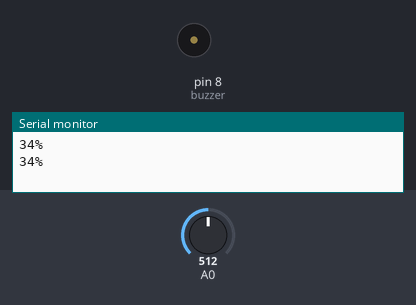
This sketch was run on a simulated Arduino Uno, built with avr-gcc and run on an emulated ATmega328P. On the bench: buzzer (waves = sounding), the last lines printed to the serial monitor. The test bench sets the inputs (shaded band); at power-on: A0 = 512.

Above: at 1.8 s.
1.9 s: A0 set to 550
At 3.2 s:
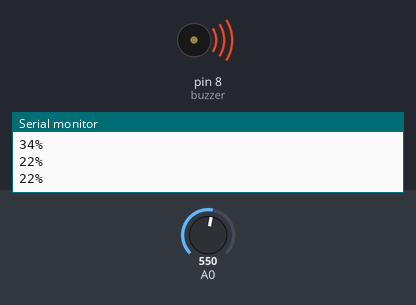
3.5 s: A0 set to 511
At 4.8 s:
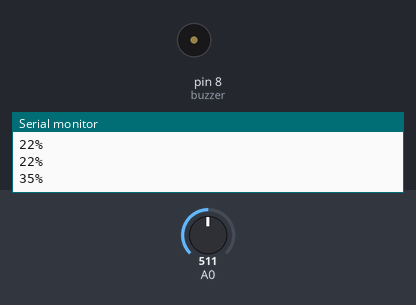
Timing chart, 0 to 6.5 s (numbered marks = the images above; inputs shaded):
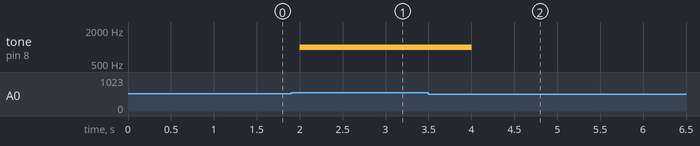

Measured:
- the behaviour switches between 542 and 543 on A0 (found by bisection; images 0 and 1)
- after the input at 1.9 s, tone on pin 8 (buzzer): silent → 1000 Hz after 0.10 s
- after the input at 3.5 s, tone on pin 8 (buzzer): 1000 Hz → silent after 0.50 s

The sketch:

moistureSensor.ino
```cpp
const int buzzer = 8; //buzzer to arduino pin 9
const int AirValue = 620;   //replace this with value1
const int WaterValue = 310; //replace this with value2
int soilMoistureValue = 0;
int soilMoisturePercent = 0;


void setup() {
  Serial.begin(9600);
  pinMode(buzzer, OUTPUT); // Set buzzer - pin 9 as an output
}

void loop() {
  soilMoistureValue = analogRead(A0);
  //Serial.println(soilMoistureValue);
  soilMoisturePercent = map(soilMoistureValue, AirValue, WaterValue, 0, 100);

 if(soilMoisturePercent < 25){
  tone(buzzer, 1000); // Send 1KHz sound signal...
  per_print(soilMoisturePercent);
 }
 else{
  noTone(buzzer);
  per_print(soilMoisturePercent);
 }

 delay(1000);
}

void per_print(int value){
  Serial.print(soilMoisturePercent);
  Serial.println("%");
}
```
